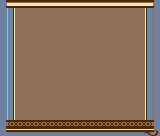

The image is a tile-based game level rendered from a .tmx file. Its description and source (layers, tilesets, objects; grid data summarised) follow:
An orthogonal 20x17 tile map with 8x8 px tiles, 1 tile layer (Tile Layer 1).

<map version="1.0" orientation="orthogonal" renderorder="right-down" width="20" height="17" tilewidth="8" tileheight="8" nextobjectid="1">
 <tileset firstgid="1" name="MenuTiles" tilewidth="8" tileheight="8">
  <image source="MenuTiles.png" width="256" height="32" />
 </tileset>
 <layer name="Tile Layer 1" width="20" height="17">
  <data>[340 cells, 340 non-empty, 15 distinct tile ids]</data>
 </layer>
</map>
